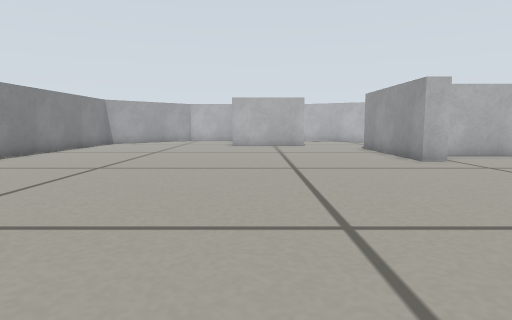
View 1 (above)

18 first-person views from a walk through a Gazebo world. The camera is 0.22 m above the floor, tilts 6° down and sees 75° across. The floor is counted in squares, 0.2 m on a side. Each view is taken from the middle of a square. On the plan, view 1 faces up. The plan holds only what a view shows up to about 13 squares ahead; the rest is blank.

View 2
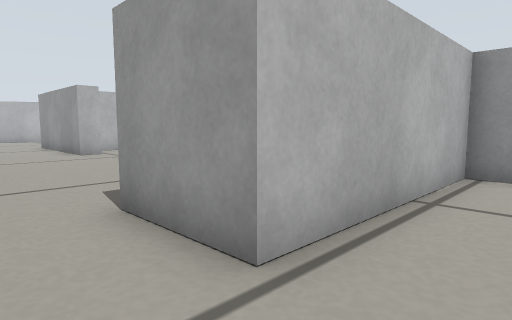

View 3
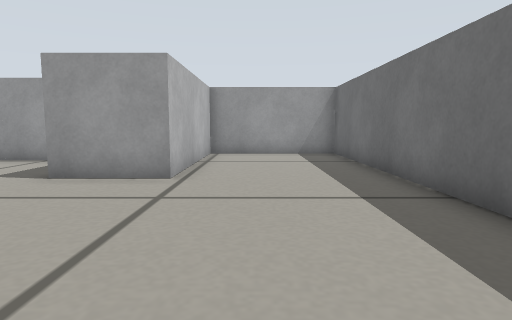

View 4
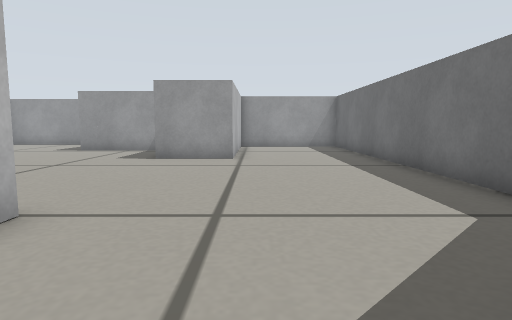

View 5
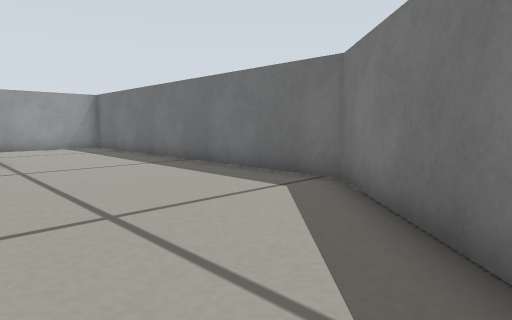

View 6
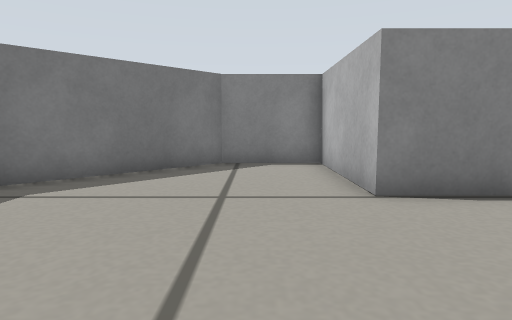

View 7
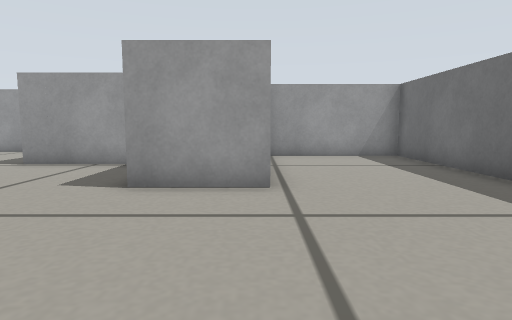

View 8
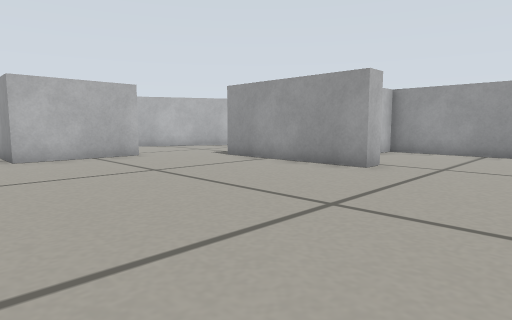

View 9
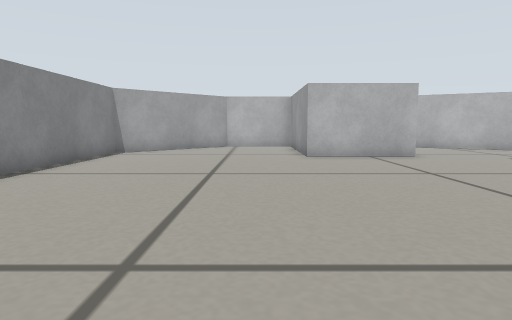

View 10
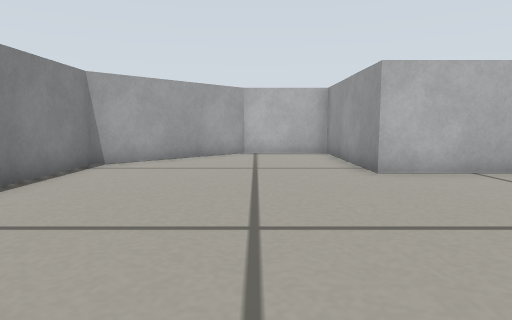

View 11
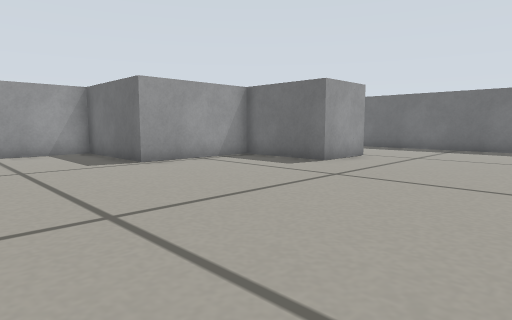

View 12
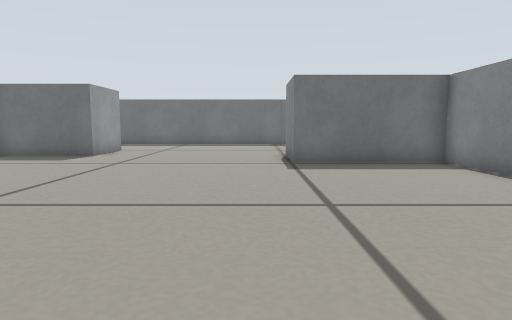

View 13
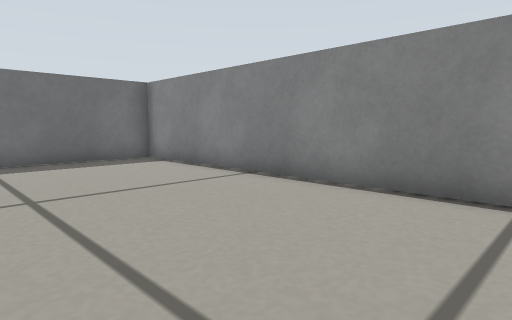

View 14
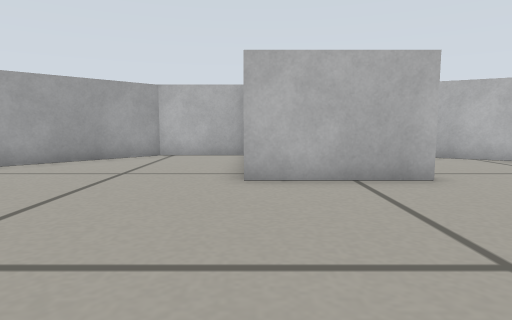

View 15
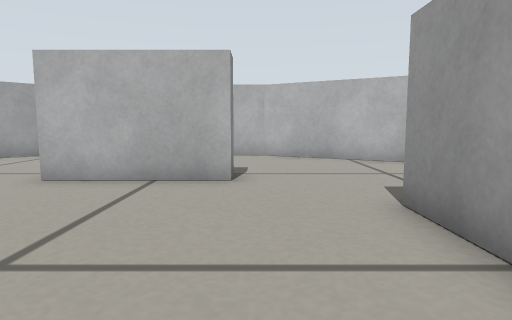

View 16
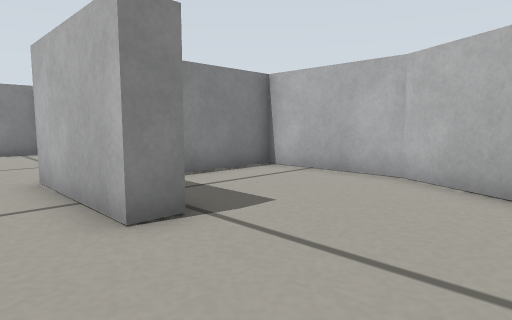

View 17
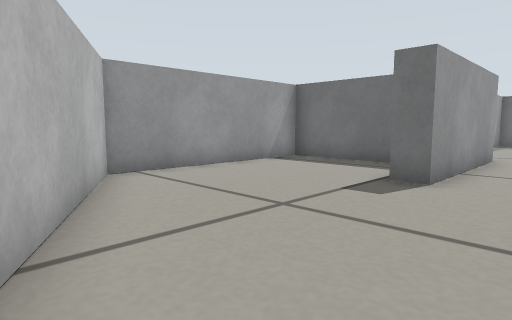

View 18
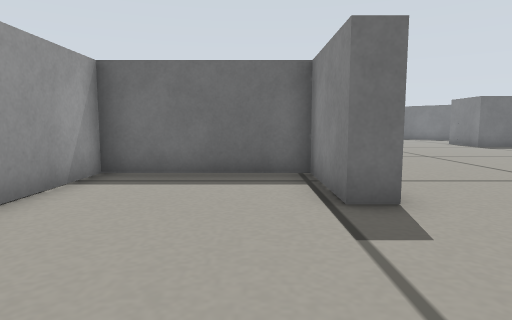

### Floor plan
Points are (right, up) in squares from view 1. A wall is a line through its corners. A room is listed if a view was taken in it or the views show most of it. See-through windows are left out.
Room 1 (views 1, 2, 3, 4, 5, 6, 7)
walls: (-4.1, 0.9) (-8.5, 0.9) (-8.5, -2) (-4.5, -6) (8.8, -6) (8.8, -1.3) (2.8, -1.3) (2.8, 1.2)
ways out: opening at (-0.5, 1) to room 2
Room 2 (views 8, 9, 10, 11, 12, 13, 14, 15)
walls: (2.5, 17.5) (-1.2, 17.5) (-1.2, 23) (-4.4, 23) (-8.5, 19) (-8.5, 3.4) (-4.1, 3.4) (-4.1, 0.9); (5.9, 10) (5, 10) (5, 15.5); (2.8, 1.2) (6.3, 1.2) (6.3, 5.5)
ways out: opening at (-0.5, 1) to room 1; opening at (3.5, 17.5) to room 4; opening at (6, 7.5) to room 5
Room 3 (views 16, 18)
walls: (5, 15.5) (5.8, 15.5) (5.8, 12.5) (10.5, 12.5) (10.5, 19.2) (6.8, 21.2)
ways out: opening at (5.5, 18) to room 4
Room 4 (view 17)
walls: (2.5, 18.4) (2.5, 17.5); (6.8, 21.2) (3.3, 23) (-0.5, 23) (-0.5, 20.1)
ways out: opening at (3.5, 17.5) to room 2; opening at (5.5, 18) to room 3
Room 5 (no view inside)
walls: (6.3, 5.5) (10.5, 5.5) (10.5, 11.1); (9.9, 11.7) (6.8, 11.7)
ways out: opening at (6, 7.5) to room 2

Where each view was taken, in squares from view 1:
view 1: 0 up, 0 right, facing up
view 2: 3 down, 1 right, facing up-right
view 3: 3 down, 4 left, facing right
view 4: 2 down, 8 left, facing right
view 5: 0 up, 8 left, facing down-right
view 6: 1 down, 1 right, facing left
view 7: 1 down, 3 left, facing right
view 8: 6 up, 3 left, facing up-right
view 9: 6 up, 3 left, facing up
view 10: 10 up, 4 left, facing up
view 11: 10 up, 3 left, facing down-right
view 12: 13 up, 3 left, facing down
view 13: 14 up, 3 left, facing down-left
view 14: 11 up, 1 left, facing up
view 15: 11 up, 3 right, facing up
view 16: 16 up, 6 right, facing up-left
view 17: 22 up, 3 right, facing down-right
view 18: 20 up, 7 right, facing down
